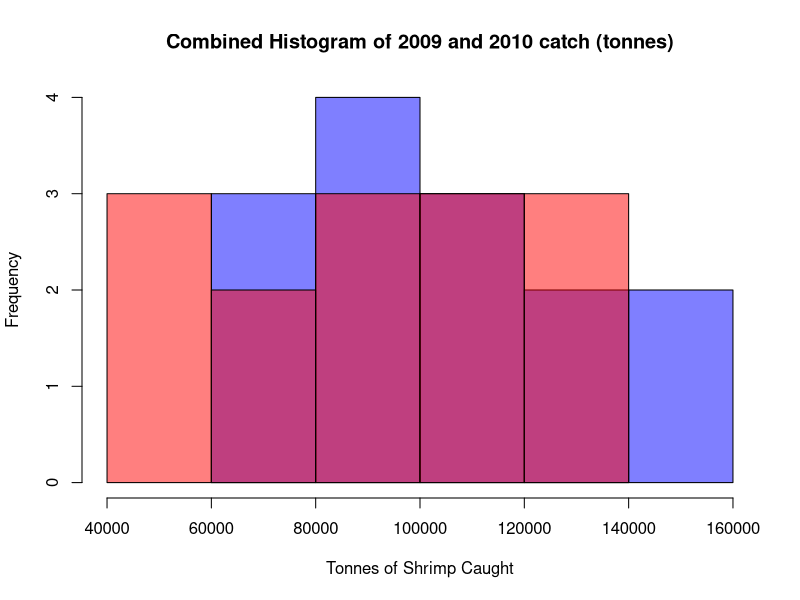
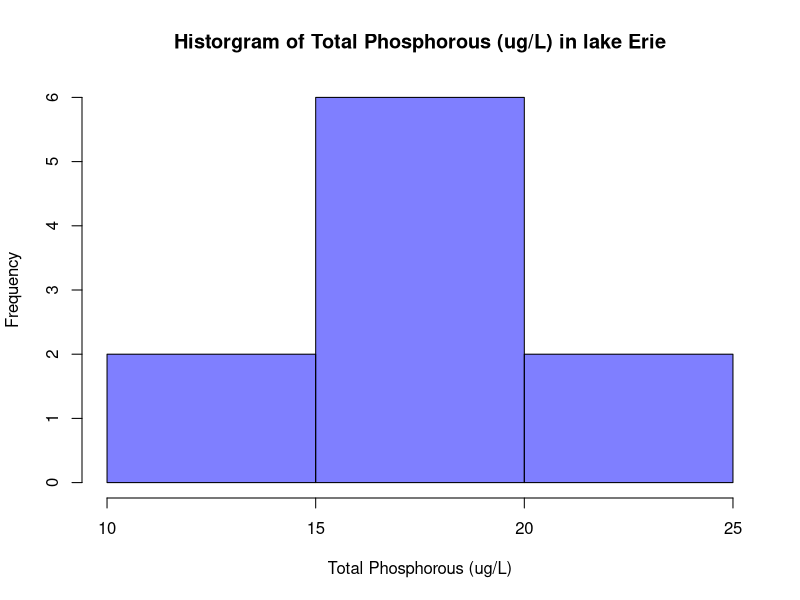
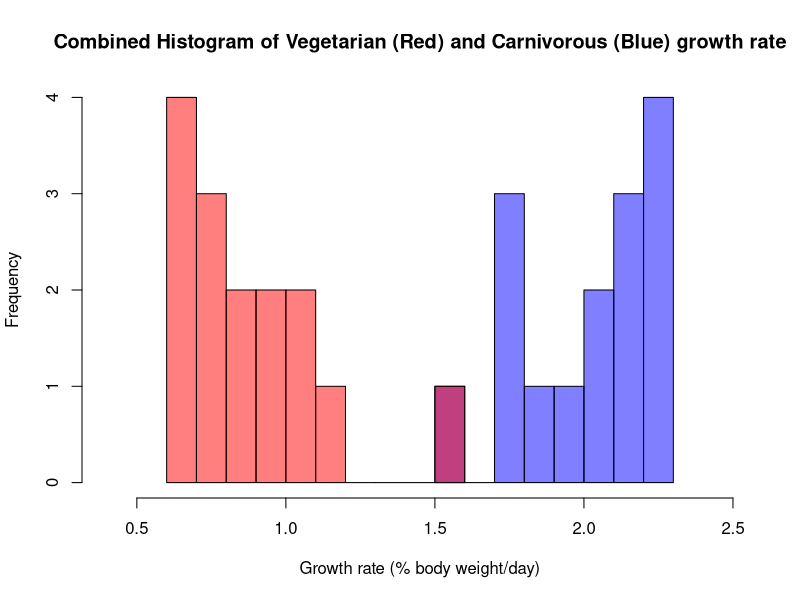
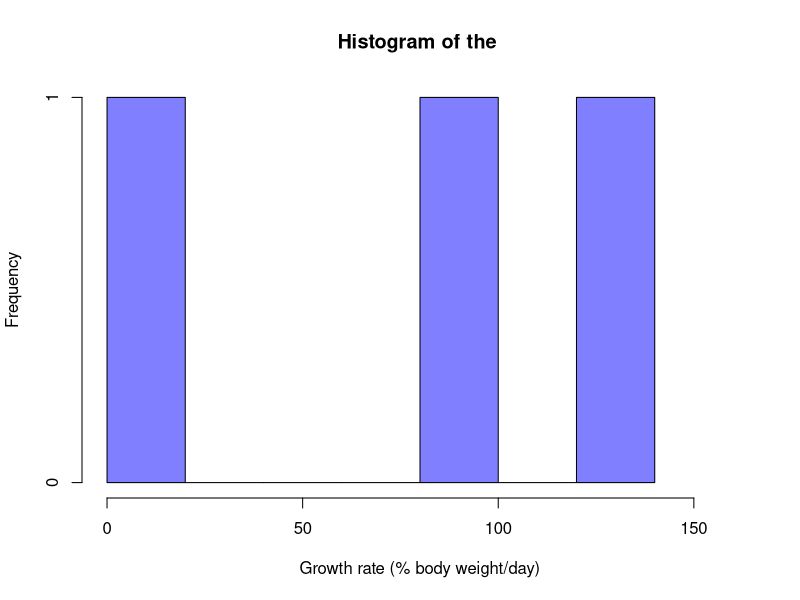
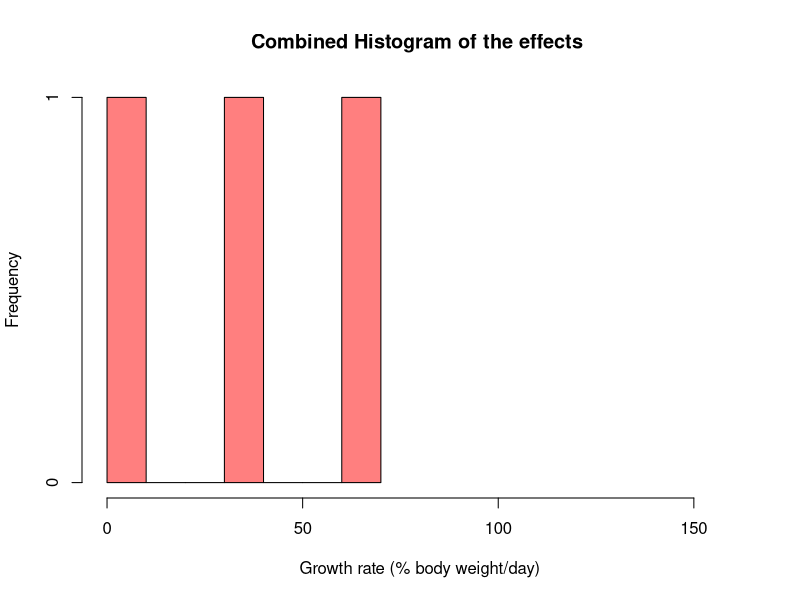

Source code (R) for these figures, in order:
## ---- chunk 1
knitr::opts_chunk$set(echo = TRUE)
## ---- chunk 2
data1 = read.csv("Homework 2 Scenario 1.csv")
## ---- chunk 3
hist(data1$X2009.catch..tonnes., col = rgb(0,0,1,1/2), breaks = 6, xlim = c(40000, 160000), main = "Combined Histogram of 2009 and 2010 catch (tonnes)", xlab = "Tonnes of Shrimp Caught")
hist(data1$X2010.catch..tonnes., add=T, col = rgb(1,0,0,1/2), breaks = 6)
## ---- chunk 4
t.test(data1$X2010.catch..tonnes., data1$X2009.catch..tonnes.)
qt(0.95,13)
## ---- chunk 5
data2 = read.csv("Homework 2 Scenario 2.csv")
## ---- chunk 6
hist(data2$Total.phosphorous..ug.L., col = rgb(0,0,1,1/2), breaks = 4, xlab = "Total Phosphorous (ug/L)", main = "Historgram of Total Phosphorous (ug/L) in lake Erie")
## ---- chunk 7
t.test(data2$Total.phosphorous..ug.L., mu=15, alternative = "greater")
qt(0.95, 9)

## ---- chunk 8
data3 = read.csv("Homework 2 Scenario 3.csv")
## ---- chunk 9
hist(data3$Carnivorous, col = rgb(0,0,1,1/2), breaks = 8, xlim = c(0.4, 2.5), main = "Combined Histogram of Vegetarian (Red) and Carnivorous (Blue) growth rate", xlab = "Growth rate (% body weight/day)")
hist(data3$Vegetarian, add=T, col = rgb(1,0,0,1/2), breaks = 8, xlim = c(0.6, 2.5))

## ---- chunk 10
t.test(data3$Carnivorous, data3$Vegetarian)
qt(0.95,27.862)
## ---- chunk 11
data4 = read.csv("Homework 2 Scenario 4v2.csv", fileEncoding="UTF-8-BOM", row.names = 1)
## ---- chunk 12
hist(data4$X1st.Trophic.level, col = rgb(0,0,1,1/2), breaks = 5, xlim = c(0,160), main = "Histogram of the ", xlab = "Growth rate (% body weight/day)")

hist(data4$Top.Predator, col = rgb(1,0,0,1/2), breaks = 5, xlim = c(0,160), main = "Combined Histogram of the effects ", xlab = "Growth rate (% body weight/day)")

## ---- chunk 13
chisq.test(data4)

